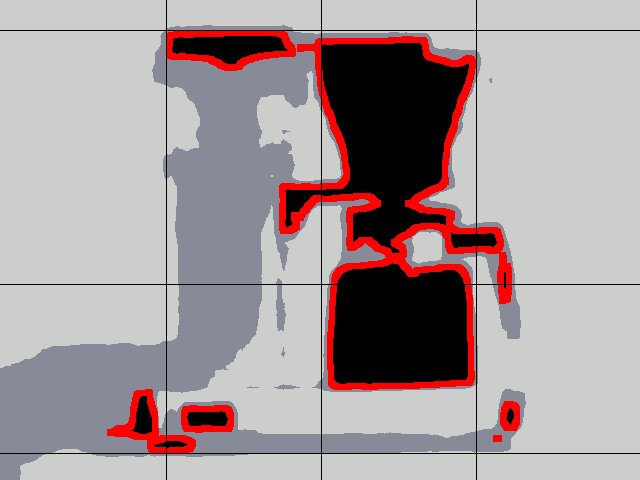
#> input picture full.png, 640 x 480 px, given in place of the camera
$ python script.py   (older library calls are emulated)
#> lines starting #> are read from the running program, lines starting #| are printed output that depends on the picture; after the words box and inside, x2 and y2 are one past the last pixel; in counts of white or black regions, pixels touching at a corner belong together
import cv2
import datetime
import time
import numpy as np
import requests

def main():

	visual = False

	cap = cv2.VideoCapture(0 + cv2.CAP_DSHOW)
	cap.set(cv2.CAP_PROP_FOURCC, cv2.VideoWriter_fourcc(*'MJPG'))

	while True:

		# New image after every 15 seconds
		time.sleep(15)

		# Read video frame by frame
		_, img = cap.read()
#> img is the input picture: shape (480, 640, 3); mean B, G, R 154, 153.4, 164.4

		img = rotate_image(img, 2.5)
#> in rotate_image, `result = cv2.warpAffine(image, rot_mat, image.shape[1::-1], flags=cv2...`:
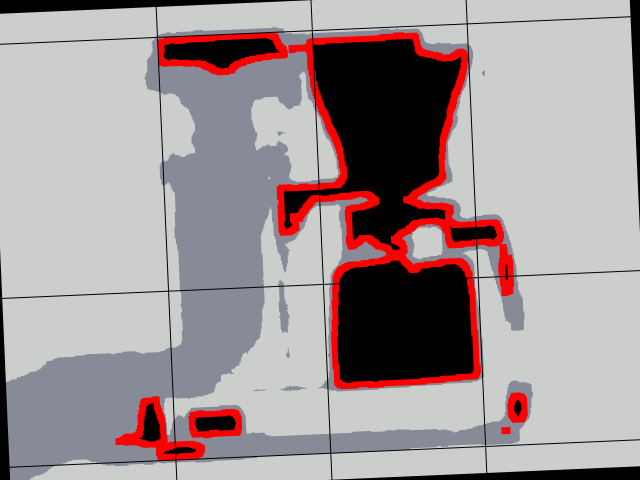
#> result: shape (480, 640, 3); mean B, G, R 149.6, 149, 160
		img = resize_image(img)

		img_kmeans = kmeans_process(img, 3)
		img_global = global_thresholding(img_kmeans, 30)
		img_edges = laplace_process(img_global, 5)
		valid = validate_image(img_global)

		top, bottom, left, right = find_boundaries(img_edges)

		t = top + int(0.54*(bottom-top))
		b = top + int(0.83*(bottom-top))
		l1 = (left+right)//2
		l2 = left+int(0.72*(right-left))
		r1 = left+int(0.78*(right-left))
		r2 = right

		level = find_coffee_level(l1, l2, r1, r2, b, t, img_kmeans)

		# Post new data point
		if b != t:
			time_stamp = datetime.datetime.now()
			coffee_coefficient = 1-(level-t)/(b-t)
			url = "http://localhost:8000"
			myobj = {"data": {"time": str(time_stamp), "coffee": str(coffee_coefficient)}}
			requests.post(url, json = myobj)

		if visual:
			img_process = img_kmeans

			# Add lines to the visualized image
			img_process[top,left:right,:] = [0,0,255]
			img_process[bottom,left:right,:] = [0,0,255]
			img_process[top:bottom,left,:] = [0,0,255]
			img_process[top:bottom,right,:] = [0,0,255]
			img_process[t,l1:r2,:] = [0,255,0]
			img_process[b,l1:r2,:] = [0,255,0]
			img_process[level,l1:r2,:] = [255,255,0]
			img_process[t:b,l1,:] = [0,255,0]
			img_process[t:b,r2,:] = [0,255,0]
			img_process[t:b,l2,:] = [0,255,0]
			img_process[t:b,r1,:] = [0,255,0]

			cv2.imshow('Coffee Cam', img_process)
		if cv2.waitKey(1) == 27:
			break  # esc to quit


def validate_image(img_global):
	height, width, _ = img_global.shape
	N = height*width
	total = 0
	for level in range(0, height):
		row = img_global[level,0:width,0]
		total += sum(map(lambda x: 1 if x==0 else 0, row))
	print(total, N)
	return total < 0.2*N


# EDIT THIS IF CAMERA POSITION CHANGES
# Modify the original image to zoom the coffee machine
def resize_image(img):
	scale = 9

	#get the webcam size
	height, width, _ = img.shape
#> height = 480; width = 640

	#prepare the crop
	centerX,centerY=int(0.38*height),int(0.26*width)
#> centerX = 182; centerY = 166
	radiusX,radiusY= int(scale*height/100),int(scale*width/100)
#> radiusX = 43; radiusY = 57

	minX,maxX=centerX-radiusX,centerX+radiusX
#> minX = 139; maxX = 225
	minY,maxY=centerY-radiusY,centerY+radiusY
#> minY = 109; maxY = 223

	cropped = img[minX:maxX, minY:maxY]
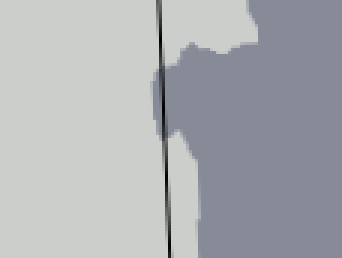
#> cropped: shape (86, 114, 3) (shown 3 times larger); mean B, G, R 178.9, 175.4, 171.6
	return cv2.resize(cropped, (width, height))

def rotate_image(image, angle):
	image_center = tuple(np.array(image.shape[1::-1]) / 2)
	rot_mat = cv2.getRotationMatrix2D(image_center, angle, 1.0)
	result = cv2.warpAffine(image, rot_mat, image.shape[1::-1], flags=cv2.INTER_LINEAR)
	return result

def kmeans_process(img, k):
	# Source code: https://thepythoncode.com/article/kmeans-for-image-segmentation-opencv-python

	# reshape the image to a 2D array of pixels and 3 color values (RGB) and convert to float
#> called with k = 3
	pixel_values = img.reshape((-1, 3))
	pixel_values = np.float32(pixel_values)

	# Perform k-means clustering on the pixel values.
	# compactness is the sum of squared distance from each point to their corresponding centers
	criteria = (cv2.TERM_CRITERIA_EPS + cv2.TERM_CRITERIA_MAX_ITER, 100, 0.2)
	compactness, labels, centers = cv2.kmeans(pixel_values, k, None, criteria, 10, cv2.KMEANS_RANDOM_CENTERS)
#> compactness = 16489985.9; centers = [[151.2, 139.5, 134.4], [203.1, 205.6, 203], [77.92, 76.16, 74.44]]
	centers = np.uint8(centers)
#> centers = [[151, 139, 134], [203, 205, 203], [77, 76, 74]]

	# Use arbitary colors for kmeans image
	color_sums = [sum(color) for color in centers]
#> color_sums = [424, 611, 227]
	# new_colors = [0, 126, 255]
	# for color in sorted(color_sums):
	# 	centers[color_sums.index(color)] = [new_colors.pop(0)]
	centers[color_sums.index(min(color_sums))] = [0]
	centers[color_sums.index(max(color_sums))] = [255]

	# create the segmented image using the cluster centroids
	segmented_image = centers[labels.flatten()]

	return segmented_image.reshape(img.shape)
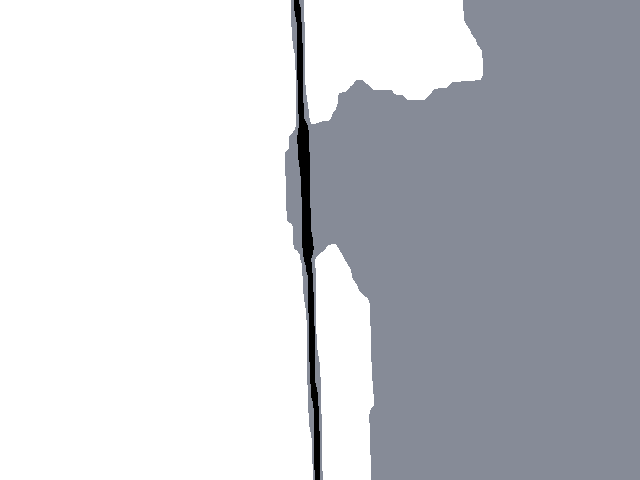
#> returned value: shape (480, 640, 3); mean of channels 0, 1, 2 207.1, 201.9, 199.8; drawn as B, G, R

def global_thresholding(img, threshold):
#> called with threshold = 30
	_,img = cv2.threshold(img,threshold,255,cv2.THRESH_BINARY)
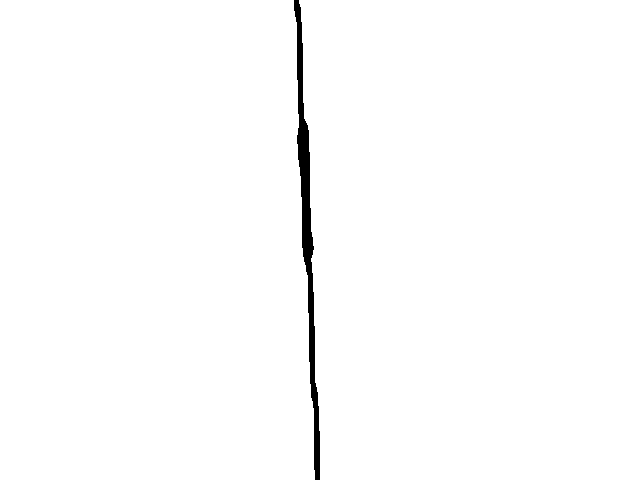
#> img: shape (480, 640, 3); 98.9% white; 1 black region, box (x1, y1, x2, y2) and area: (294, 0, 320, 480) 3279
	return img

def laplace_process(img, kernel_size):
	# Source code: https://docs.opencv.org/3.4/d5/db5/tutorial_laplace_operator.html

    # Declare the variables we are going to use
#> called with kernel_size = 5
    ddepth = cv2.CV_16S

    # Remove noise by blurring with a Gaussian filter
    img = cv2.GaussianBlur(img, (3, 3), 0)

    # Convert the image to grayscale
    src_gray = cv2.cvtColor(img, cv2.COLOR_BGR2GRAY)

	# Apply Laplace function
    dst = cv2.Laplacian(src_gray, ddepth, ksize=kernel_size)
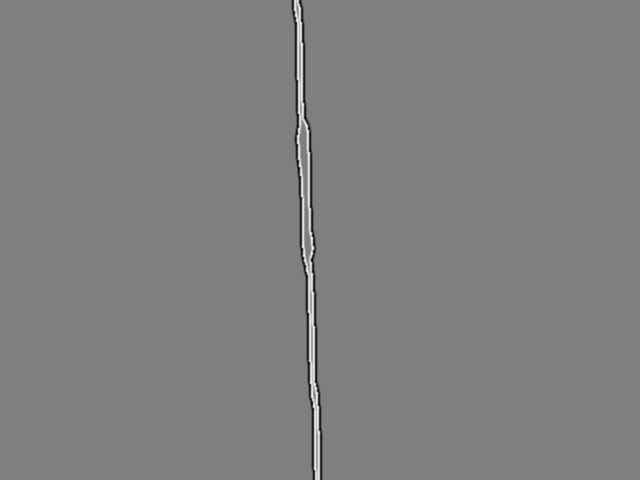
#> dst: shape (480, 640) int16; min -3884, max 3884, mean 0; drawn with min black and max white

    # converting back to uint8
    return cv2.convertScaleAbs(dst)
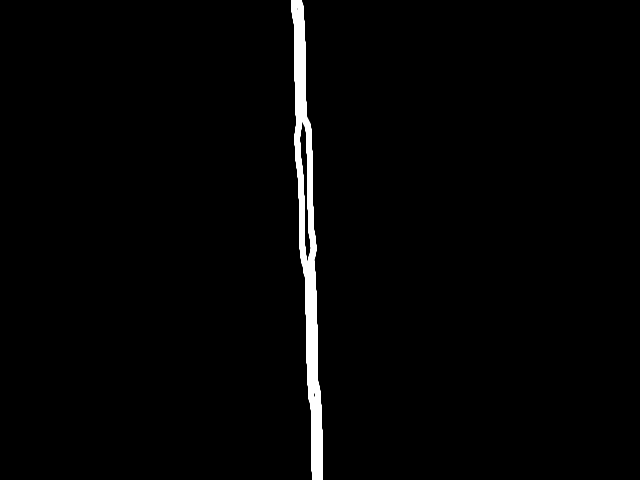
#> returned value: shape (480, 640); min 0, max 255, mean 4.8
#> the loop in validate_image, `for level in range(0, height):` made 480 passes
#> total on passes 1 to 3: 5, 10, 15
#> after the loop in validate_image, `for level in range(0, height):`: total = 3279
#| 3279 307200
#> in main, `valid = validate_image(img_global)`: valid = True

def find_boundaries(img):
	top, bottom, left, right = 100,100,100,100
	height, width = img.shape
#> height = 480; width = 640

	for i in range(height):
		if sum(img[i][int(0.2*width):int(0.8*width)]) >= 1:
			top = i
			break

	for i in range(int(0.1*width),width):
		if sum(img[0:int(0.2*height),i]) >= 1:
			left = i
			break
	for i in range(int(0.5*width),width):
		if sum(img[0:int(0.4*height),i]) < 1:
			right = i
			break

	for i in range(height-1, -1, -1):
		if sum(img[i][int(0.2*width):int(0.5*width)]) >= 1:
			bottom = i
			break
#> in main, `top, bottom, left, right = find_boundaries(img_edges)`: top = 0; bottom = 479; left = 291; right = 320
#> in main, `t = top + int(0.54*(bottom-top))`: t = 258
#> in main, `b = top + int(0.83*(bottom-top))`: b = 397
#> in main, `l1 = (left+right)//2`: l1 = 305
#> in main, `l2 = left+int(0.72*(right-left))`: l2 = 311
#> in main, `r1 = left+int(0.78*(right-left))`: r1 = 313
#> in main, `r2 = right`: r2 = 320

	return top, bottom, left, right


def find_coffee_level(l1, l2, r1, r2, b, t, img_edges):
#> called with l1 = 305, l2 = 311, r1 = 313, r2 = 320, b = 397, t = 258
	level_l = t
#> level_l = 258
	level_r = t
#> level_r = 258
	for level in range(b, t, -1):

		area = img_edges[level,l1:l2,0]
		#print(level)
		#print(sum(map(lambda x: 1 if x<255 else 0, area)))
		#print(area)
		if sum(map(lambda x: 1 if x>0 else 0, area)) > 0.9*(l2-l1):
			level_l = level
			break
#> this loop made 1 pass
#> area on pass 1: [255, 255, 255, 151, 151, 151]
	for level in range(b, t, -1):

		area = img_edges[level,r1:r2,0]
		if sum(map(lambda x: 1 if x>0 else 0, area)) > 0.9*(r2-r1):
			level_r = level
			break
#> this loop made 107 passes
#> area on passes 1 to 12: [0, 0, 0, 0, 0, 151, 151], [0, 0, 0, 0, 0, 151, 151], [0, 0, 0, 0, 0, 151, 151], [0, 0, 0, 0, 0, 151, 151], [0, 0, 0, 0, 0, 151, 151], [0, 0, 0, 0, 0, 151, 151], [0, 0, 0, 0, 151, 151, 151], [0, 0, 0, 0, 151, 151, 151], [0, 0, 0, 0, 151, 151, 151], [0, 0, 0, 0, 151, 151, 151], [0, 0, 0, 0, 151, 151, 151], [0, 0, 0, 151, 151, 151, 151]

	level = max([level_l, level_r])
#> level = 397
	print(level_l, level_r)
#| 397 291
	#print(level, b, t)
	return level


if __name__ == "__main__":
	main()
#> in main, `coffee_coefficient = 1-(level-t)/(b-t)`: coffee_coefficient = 0
#> (key Esc is pressed here)
